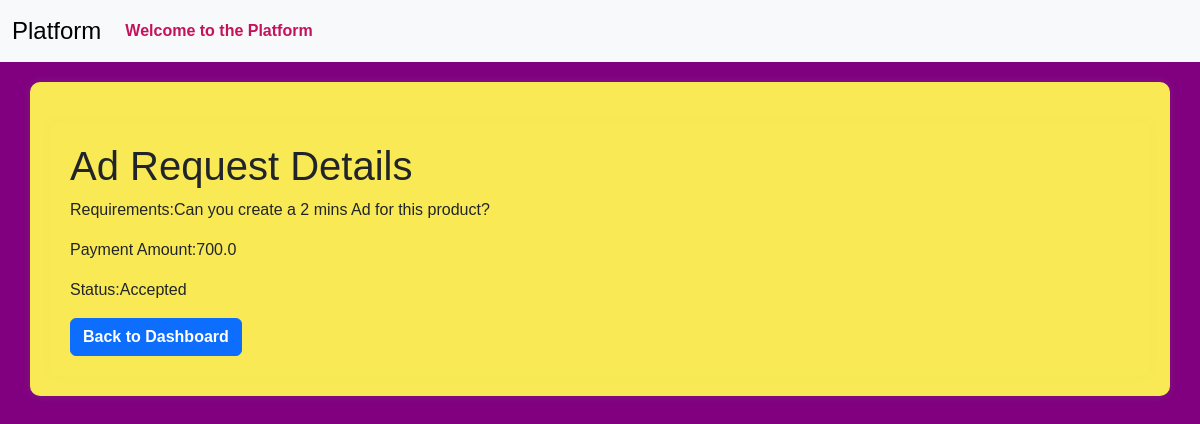
The page /ad_request/1 (signed in) on the database its author committed.
### models.py (models this page shows)
class AdRequest(db.Model):
    __tablename__ = 'ad_request'
    id = Column(Integer, primary_key=True)
    campaign_id = Column(Integer, ForeignKey('campaign.id'), nullable=False)
    influencer_id = Column(Integer, ForeignKey('influencer.id',ondelete='CASCADE'), nullable=False)
    requirements = Column(Text, nullable=True)
    payment_amount = Column(Float, nullable=False)
    status = Column(Enum('Pending', 'Accepted', 'Rejected', name='status_enum'), nullable=False, default='Pending')
    campaign = relationship('Campaign', backref='ad_requests')
    influencer = relationship('Influencer',backref=backref('ad_requests', cascade='all, delete-orphan'), overlaps="influencer_ad_requests,influencer_relation")

### routes.py (the view)
@app.route('/ad_request/<int:request_id>',methods=['GET','POST'])
@auth_required
def view_ad_request(request_id):
          ad_request=AdRequest.query.get_or_404(request_id)
          influencers=Influencer.query.all()
          if request.method=='POST':
              influencer_id=request.form.get('influencer_id')
              ad_request.influencer_id=influencer_id
              db.session.commit()
              flash('Influencer assigned successfully',"success")
              return redirect(url_for('sponsor_dashboard'))
          return render_template('view_ad_request.html',ad_request=ad_request,influencers=influencers)

### app.py (called while the page is built)
@login_manager.user_loader
def load_user(user_id):
    return User.query.get(int(user_id))

### routes.py (called while the page is built)
def auth_required(func):
    @wraps(func)
    def inner(*args,**kwargs):
        if 'user_id' in session:
            return func(*args,**kwargs)
        else:
           flash('Kindly login first.')
           return redirect(url_for('login'))
    return inner

### templates/view_ad_request.html (shortened to what this page needs)
{% extends 'layout.html' %}
{% block content %}
<div class="container">
    <h1>Ad Request Details</h1>
    <p>Requirements:{{ad_request.requirements}}</p>
    <p>Payment Amount:{{ad_request.payment_amount}}</p>
    <p>Status:{{ad_request.status}}</p>
    <a href="{{url_for('sponsor_dashboard')}}" class="btn btn-primary">Back to Dashboard</a>
</div>
{% endblock %}

### static/profile_pictures/style.css (style rules this page uses)
body { font-family: 'Arial', sans-serif; background-color:#800080; }
.container { margin-top: 20px; background-color: #f9e955; padding: 20px; border-radius: 10px; box-shadow: 0px 0px 10px rgba(154, 241, 83, 0.1); }
.btn { font-weight: bold; }

### rows shown on the page
AdRequest: requirements "Can you create a 2 mins Ad for this product?", payment_amount "700.0", status "Accepted"
